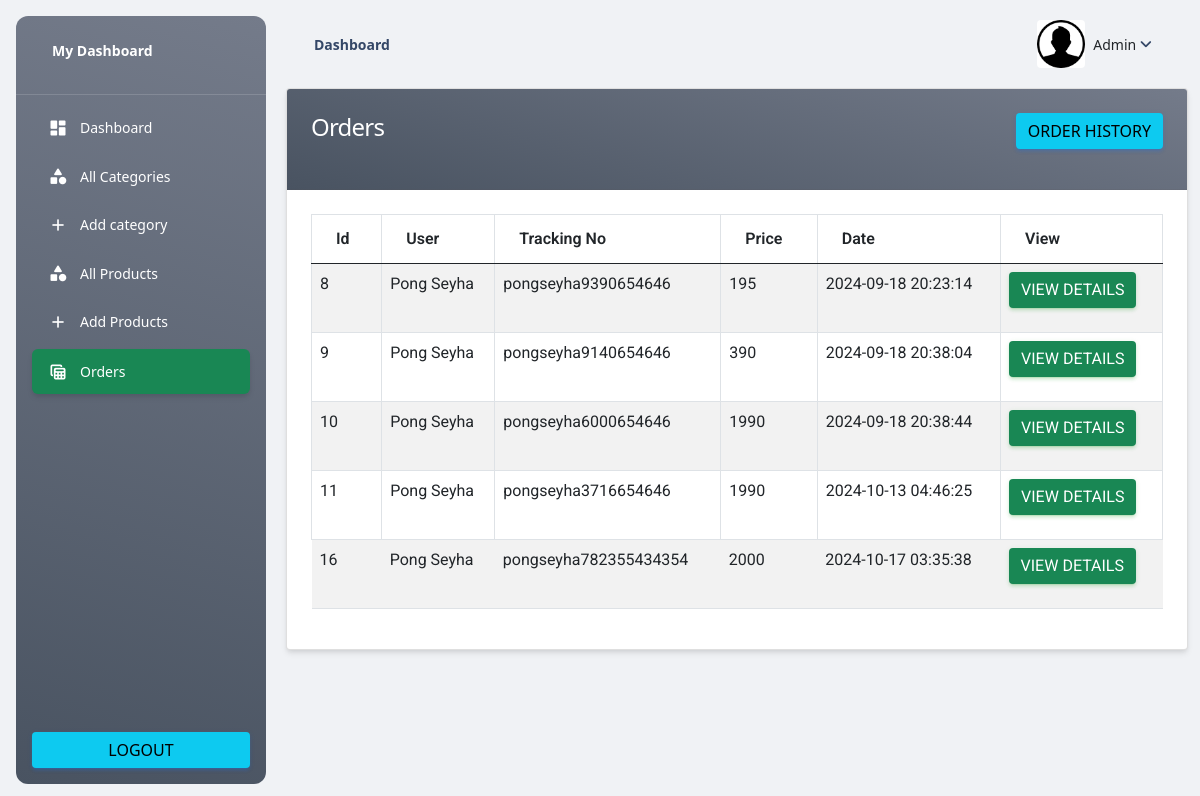
Screenshot of /admin/orders.php (signed in) with the database file from the repository.
### tables this page shows
CREATE TABLE `orders` (
  `id` int(11) NOT NULL,
  `tracking_no` varchar(200) NOT NULL,
  `user_id` int(200) NOT NULL,
  `name` varchar(200) NOT NULL,
  `email` varchar(200) NOT NULL,
  `phone` varchar(200) NOT NULL,
  `address` mediumtext NOT NULL,
  `pincode` int(200) NOT NULL,
  `total_price` int(200) NOT NULL,
  `payment_mode` varchar(200) NOT NULL,
  `payment_id` varchar(200) DEFAULT NULL,
  `status` tinyint(4) NOT NULL DEFAULT 0,
  `comments` varchar(255) DEFAULT NULL,
  `created_at` timestamp NOT NULL DEFAULT current_timestamp()
);

### functions/myfunctions.php (called while the page is built, shortened)
<?php
include('../config/dbcon.php');
    function getAllOrders()
    {
        global $con;
        $query = "SELECT * FROM orders WHERE status='0'";
        return $query_run = mysqli_query($con, $query);
    }
?>

### admin/orders.php (the view, shortened to what this page needs)
<?php
    include('includes/header.php');
?>
<div class="container">
    <div class="row">
        <div class="col-md-12">
            <div class="card">
                <div class="card-header bg-gradient-secondary">
                    <h4 class="text-white">Orders
                        <a href="order_history.php" class="btn btn-info float-end">Order History</a>
                    </h4>
                </div>
                <div class="card-body" id="">
                    <table class="table table-bordered table-striped">
                        <thead>
                            <tr>
                                <th>Id</th>
                                <th>User</th>
                                <th>Tracking No</th>
                                <th>Price</th>
                                <th>Date</th>
                                <th>View</th>
                            </tr>
                        </thead>
                        <tbody>
                            <?php
                                $orders = getAllOrders();
                                if(mysqli_num_rows($orders) > 0)
                                {
                                    foreach ($orders as $item)
                                    {
                                    ?>
                                        <tr>
                                            <td><?= $item['id']; ?></td>
                                            <td><?= $item['name']; ?></td>
                                            <td><?= $item['tracking_no']; ?></td>
                                            <td><?= $item['total_price']; ?></td>
                                            <td><?= $item['created_at']; ?></td>
                                            <td>
                                                <a href="view-order.php?t=<?= $item['tracking_no']; ?>" class="btn btn-success">View details</a>
                                            </td>
                                        </tr>
                                    <?php
                                    }
                                }
                                else
                                {
                                    ?>
                                        <tr>
                                            <td colspan="5">No order yet</td>
                                        </tr>
                                    <?php
                                }
                            ?>
                        </tbody>
                    </table>
                </div>
            </div>
        </div>
    </div>
</div>
<?php include('includes/footer.php'); ?>

### rows the page displays
orders: id "8", name "Pong Seyha", tracking_no "pongseyha9390654646", total_price "195", created_at "2024-09-18 20:23:14"
orders: id "9", name "Pong Seyha", tracking_no "pongseyha9140654646", total_price "390", created_at "2024-09-18 20:38:04"
orders: id "10", name "Pong Seyha", tracking_no "pongseyha6000654646", total_price "1990", created_at "2024-09-18 20:38:44"
orders: id "11", name "Pong Seyha", tracking_no "pongseyha3716654646", total_price "1990", created_at "2024-10-13 04:46:25"
orders: id "16", name "Pong Seyha", tracking_no "pongseyha782355434354", total_price "2000", created_at "2024-10-17 03:35:38"
